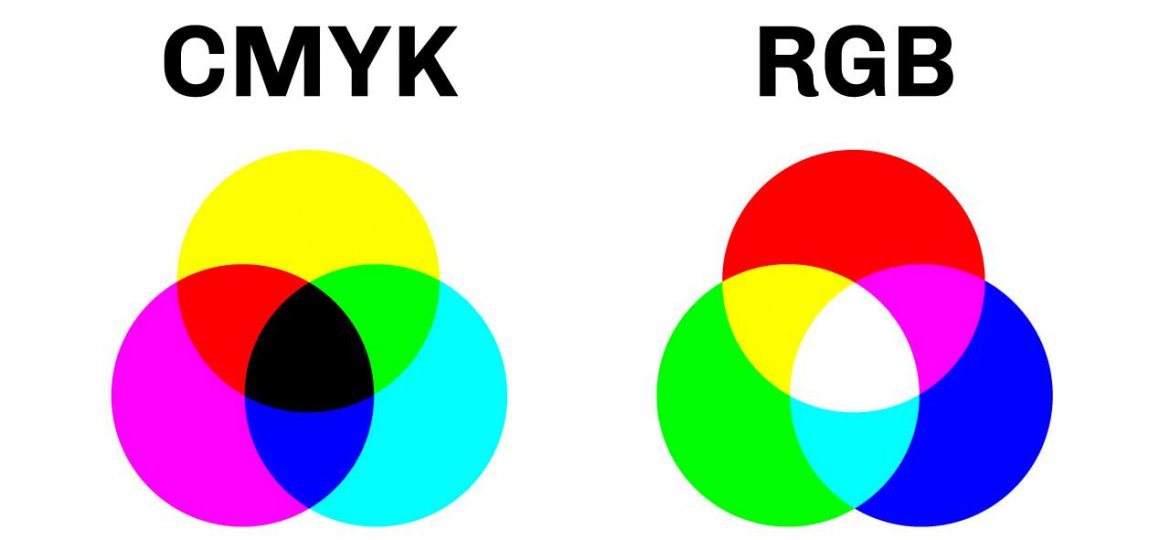
#> input picture Lab/4106/input.jpg, 1170 x 540 px
$ jupyter execute lab1.ipynb
#> lines starting #> are read from the running program, lines starting #| are printed output that depends on the picture
[cell 1]
for i in range(5):
	print(" Loop iteration : ", i)

[cell 2]
import numpy as np
arr = np . array ([1 , 2 , 3 , 4 , 5])
print ( " NumPy Array : " , arr )

[cell 3]
def add_numbers (a , b ) :
    return a + b
result = add_numbers (5 , 7)
print ( " Function Output : " , result )

[cell 4]
import cv2

img = cv2.imread("input.jpg")
#> img is the input picture: shape (540, 1170, 3); mean B, G, R 201.9, 202, 202

cv2.imshow("Displayed Image", img)
cv2.waitKey(0)
cv2.destroyAllWindows()

[cell 5]
import cv2
img = cv2.imread("input.jpg")

cv2.imwrite("output.jpg", img)
#> Out = True

[cell 6]
import matplotlib.pyplot as plt
import numpy as np

x = np.linspace(0, 10, 100)
y1 = np.sin(x)
y2 = np.cos(x)

plt.subplot(1, 2, 1)
plt.plot(x, y1)
plt.title("Sine")

plt.subplot(1, 2, 2)
plt.plot(x, y2)
plt.title("Cosine")

plt.show()
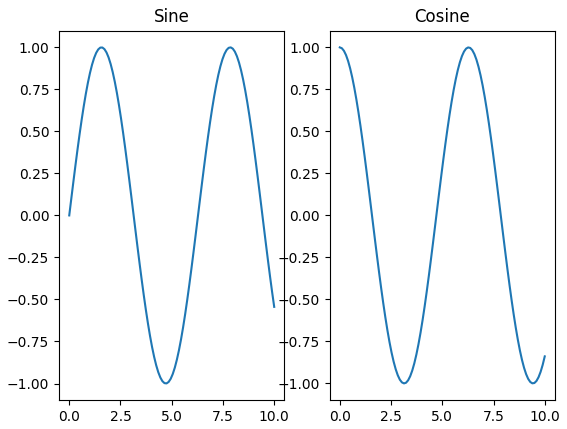
#> figure drawn by matplotlib, 2 panels; panel 1: curve peaks at x = 7.88, y = 1; panel 2: curve peaks at x = 0, y = 1

[cell 7]
import cv2

img = cv2.imread("input.jpg")

hsv_img = cv2.cvtColor(img, cv2.COLOR_BGR2HSV)
#> hsv_img: shape (540, 1170, 3); mean H, S, V 29.4, 82.1, 241.8
cv2.imshow("HSV Image", hsv_img)
cv2.waitKey(0)
cv2.destroyAllWindows()

[cell 8]
import cv2

img = cv2.imread("input2.png")
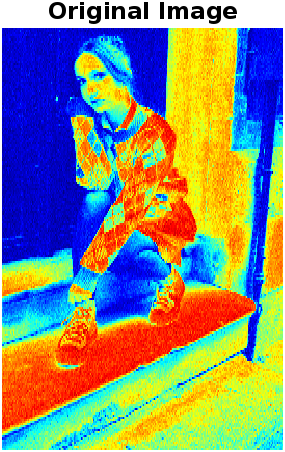
#> input picture Lab/4106/input2.png, 285 x 452 px
#> img is the input picture: shape (452, 285, 3); mean B, G, R 123.7, 141.1, 136

hsv_from_rgb = cv2.cvtColor(img, cv2.COLOR_BGR2RGB)
hsv_from_rgb = cv2.cvtColor(img, cv2.COLOR_RGB2HSV)
#> hsv_from_rgb: shape (452, 285, 3); mean H, S, V 52, 219.8, 242.5
cv2.imshow("HSV Image", hsv_from_rgb)
cv2.waitKey(0)
cv2.destroyAllWindows()

[cell 9]
import cv2
import matplotlib.pyplot as plt

img = cv2.imread("input.jpg")

cv2.imshow("OpenCV BGR", img)
cv2.waitKey(0)
cv2.destroyAllWindows()

plt.imshow(img)
plt.title("Matplotlib shows BGR (Wrong Colors)")
plt.show()

rgb_img = cv2.cvtColor(img, cv2.COLOR_BGR2RGB)
plt.imshow(rgb_img)
plt.title("Matplotlib shows RGB (Correct Colors)")
plt.show()
